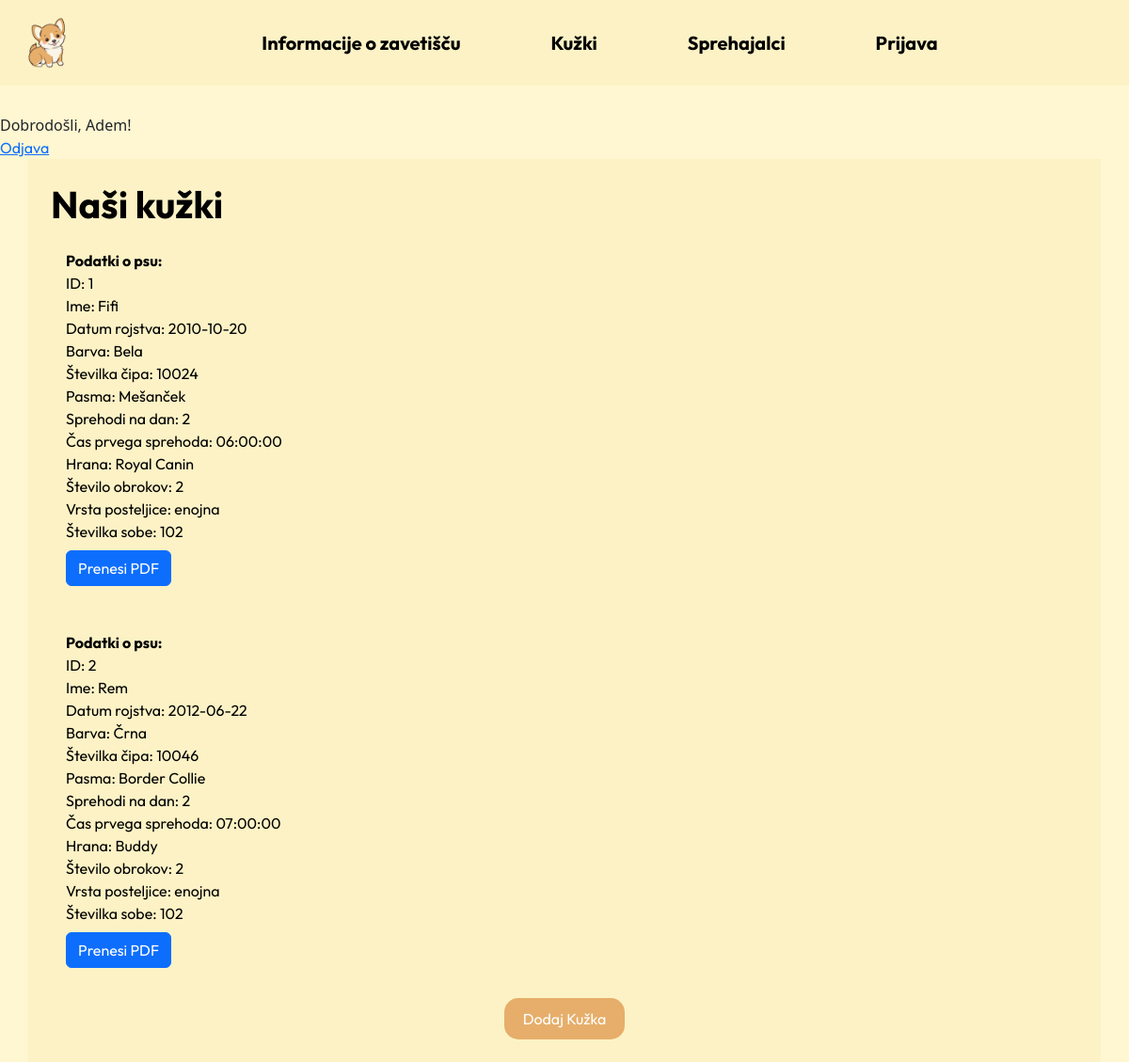
/kuzki.php (signed in), run on the app's committed database.
### tables this page shows
CREATE TABLE KUZA(
id_kuza INT NOT NULL PRIMARY KEY AUTO_INCREMENT,
ime VARCHAR(45) NOT NULL,
datumRojstva DATE,
barva VARCHAR(15) NOT NULL,
stCipa INT NOT NULL,
TK_pasma INT NOT NULL,
TK_posteljica INT NOT NULL,
TK_sprehajalec INT NOT NULL,
TK_hranjenje INT NOT NULL,
TK_sprehod INT NOT NULL
);

CREATE TABLE PASMA(
id_pasma INT NOT NULL PRIMARY KEY AUTO_INCREMENT,
pasma VARCHAR(45) NOT NULL
);

CREATE TABLE SPREHOD(
id_sprehod INT NOT NULL PRIMARY KEY AUTO_INCREMENT,
kolicinaSprehodov INT NOT NULL,
casPrvegaSprehoda TIME,
casDrugegaSprehoda TIME,
casTretjegaSprehoda TIME,
casCetrtegaSprehoda TIME
);

CREATE TABLE HRANJENJE(
id_hranjenje INT NOT NULL PRIMARY KEY AUTO_INCREMENT,
imeHrane VARCHAR(45) NOT NULL,
stObrokov INT NOT NULL,
casPrvegaObroka TIME,
casDrugegaObroka TIME,
casTretjegaaObroka TIME,
casCetrtegaObroka TIME
);

CREATE TABLE POSTELJICA(
id_posteljica INT NOT NULL PRIMARY KEY AUTO_INCREMENT,
vrstaPosteljice VARCHAR(45) NOT NULL,
stPosteljice INT NOT NULL,
TK_soba INT NOT NULL
);

CREATE TABLE SOBA(
id_soba INT NOT NULL PRIMARY KEY AUTO_INCREMENT,
stSobe INT NOT NULL,
kapaciteta INT NOT NULL
);

### kuzki.php (the view, shortened to what this page needs)
<!DOCTYPE html>
<html lang="en">
<head>
    <link href="https://cdn.jsdelivr.net/npm/bootstrap@5.3.3/dist/css/bootstrap.min.css" rel="stylesheet">
    <link href="CSS/Stil.css" rel="stylesheet">
</head>
<body>
<?php
      include("Includes/navigacija.php");
?>
<?php
echo "Dobrodošli, " . htmlspecialchars($_SESSION['ime']) . "!";
echo "<br><a href='odjava.php'>Odjava</a>";
?>
<div class="container ozadje_diva pisava_glavna">
    <div class="row">
        <h1 class="naslovTeme" align="left"><b>Naši kužki</b></h1><br><br>
        <div class="col-6">
<?php
$conn = mysqli_connect("localhost", "root", "", "sprehajalecpsov");
function PodatkiPsov($conn) {
    $sql = "
        SELECT
            k.id_kuza,
            k.ime AS ime_pes,
            k.datumRojstva AS rojstvo_pes,
            k.barva,
            k.stCipa,
            p.pasma,
            s.kolicinaSprehodov,
            s.casPrvegaSprehoda,
            h.imeHrane,
            h.stObrokov,
            post.vrstaPosteljice,
            soba.stSobe
        FROM
            KUZA k
        JOIN PASMA p ON k.TK_pasma = p.id_pasma
        JOIN SPREHOD s ON k.TK_sprehod = s.id_sprehod
        JOIN HRANJENJE h ON k.TK_hranjenje = h.id_hranjenje
        JOIN POSTELJICA post ON k.TK_posteljica = post.id_posteljica
        JOIN SOBA soba ON post.TK_soba = soba.id_soba
    ";
    $result = $conn->query($sql);
    $PesPodatki = [];
    if ($result->num_rows > 0) {
        while ($row = $result->fetch_assoc()) {
            $PesPodatki[] = $row;
        }
    }
    return $PesPodatki;
}
$psi = PodatkiPsov($conn);
function IzpisPsov($pesPodatek) {
    echo "<div class='p-3 mb-3'>";
    echo "<strong>Podatki o psu:</strong><br>";
    echo "ID: " . $pesPodatek["id_kuza"] . "<br>";
    echo "Ime: " . $pesPodatek["ime_pes"] . "<br>";
    echo "Datum rojstva: " . $pesPodatek["rojstvo_pes"] . "<br>";
    echo "Barva: " . $pesPodatek["barva"] . "<br>";
    echo "Številka čipa: " . $pesPodatek["stCipa"] . "<br>";
    echo "Pasma: " . $pesPodatek["pasma"] . "<br>";
    echo "Sprehodi na dan: " . $pesPodatek["kolicinaSprehodov"] . "<br>";
    echo "Čas prvega sprehoda: " . $pesPodatek["casPrvegaSprehoda"] . "<br>";
    echo "Hrana: " . $pesPodatek["imeHrane"] . "<br>";
    echo "Število obrokov: " . $pesPodatek["stObrokov"] . "<br>";
    echo "Vrsta posteljice: " . $pesPodatek["vrstaPosteljice"] . "<br>";
    echo "Številka sobe: " . $pesPodatek["stSobe"] . "<br>";
    echo "<form method='POST' action='prenesi_pdf.php'>
        <input type='hidden' name='id_kuza' value='" . htmlspecialchars($pesPodatek["id_kuza"]) . "'>
        <button type='submit' class='btn btn-primary mt-2'>Prenesi PDF</button>
    </form>";
    echo "</div>";
}
if (!empty($psi)) {
    foreach ($psi as $pes) {
        IzpisPsov($pes);
    }
} else {
    echo "<strong>V bazi ni podatkov o psih.</strong>";
}
?>
    </div>
    <a align="center" href="dodajanje.php" target="_blank"><button type="button" class="dodajanje">Dodaj Kužka</button></a>
  </div>
</div>
</body>
</html>

### Includes/navigacija.php (shortened to what this page needs)
<nav class="navbar navbar-expand-lg" >
    <div class="container-fluid">
        <a href="index.php"><img src="Images/pesek.png"  height="75px"></a>
      <div class="collapse navbar-collapse justify-content-center" id="navbarNav">
        <ul class="navbar-nav">
          <li class="nav-item">
            <a class="nav-link" href="#">Informacije o zavetišču</a>
          </li>
          <li class="nav-item">
            <a class="nav-link" href="kuzki.php">Kužki</a>
          </li>
          <li class="nav-item">
            <a class="nav-link" href="#" >Sprehajalci</a>
          </li>
          <li class="nav-item">
            <a class="nav-link" href="prijava.php">Prijava</a>
          </li>
        </ul>
      </div>
    </div>
  </nav>

### CSS/Stil.css (style rules this page uses)
* { font-family: Outfit ; color: #000000; }
body { background-color: #fff7d2; }
nav { background-color: #fcf2c5; font-size: 20px; margin-bottom: 30px; }
.navbar-nav { gap: 80px; }
.nav-link { color: #000000; font-weight: bolder; }
.ozadje_diva { background-color: #fcf2c5; padding: 2%; }
.dodajanje { background-color: #E6AE6A; color: white; border: none; border-radius: 15px; padding: 10px 20px; font-size: 16px; cursor: pointer; transition: background-color 0.3s ease; }

### data on the page
kuza: id_kuza "1", ime "Fifi", datumRojstva "2010-10-20", barva "Bela", stCipa "10024", TK_pasma.pasma "Mešanček", TK_sprehod.kolicinaSprehodov "2", TK_sprehod.casPrvegaSprehoda "06:00:00", TK_hranjenje.imeHrane "Royal Canin", TK_hranjenje.stObrokov "2", TK_posteljica.vrstaPosteljice "enojna", soba.stSobe "102"
kuza: id_kuza "2", ime "Rem", datumRojstva "2012-06-22", barva "Črna", stCipa "10046", TK_pasma.pasma "Border Collie", TK_sprehod.kolicinaSprehodov "2", TK_sprehod.casPrvegaSprehoda "07:00:00", TK_hranjenje.imeHrane "Buddy", TK_hranjenje.stObrokov "2", TK_posteljica.vrstaPosteljice "enojna", soba.stSobe "102"

### other printed values
$_SESSION['ime'] "Adem"
